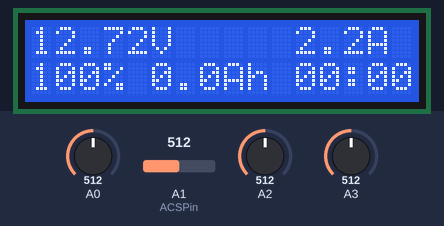
The sketch below on a simulated Arduino Uno, built with avr-gcc and run on an emulated ATmega328P. Shown: 16×2 character LCD. Inputs (shaded band) come from the test bench; at power-on: A0 = 512, A1 (ACSPin) = 512, A2 = 512, A3 = 512. The local clock reads 2024-03-15 10:24:30 at power-on unless the sketch sets it; what the sketch prints to the serial monitor is not drawn.

Above: at 5.3 s.
5.4 s: A0 set to 418
At 5.78 s:
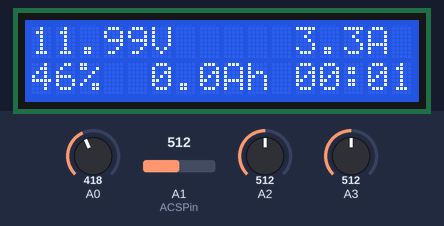
7.1 s: A0 set to 396
At 7.51 s:
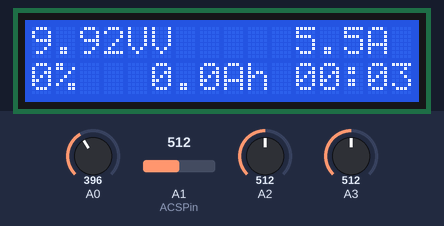
9.7 s: A1 (ACSPin) set to 716
At 10.15 s:
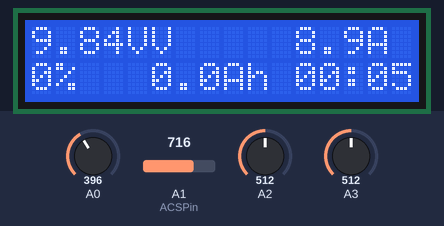
11.5 s: A1 (ACSPin) set to 992
At 11.91 s:
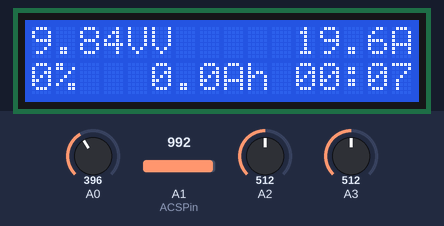
13.2 s: A0 set to 110
At 13.67 s:
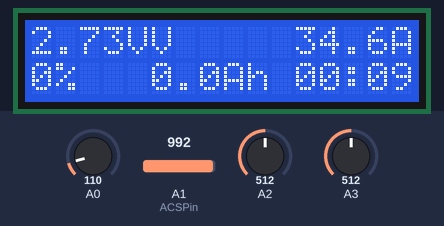
15.0 s: A0 set to 93
At 15.44 s:
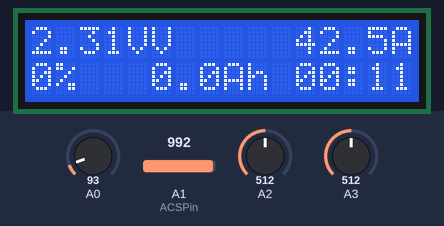
Timing chart, 0 to 17.8 s (numbered marks = the images above; inputs shaded):
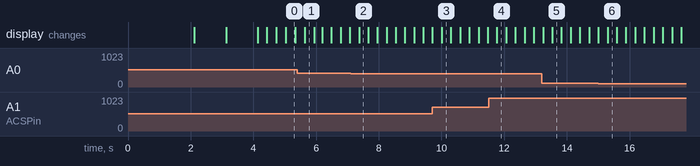

Measured:
- the behaviour switches between 403 and 402 on A0 (found by bisection; images 1 and 2)
- after the input at 7.1 s, the display: changes after 0.27 s (image 2)

The sketch:

PowerBank_Mini.ino
```cpp
// LCD Related includes
#include <Wire.h>
#include <LiquidCrystal_I2C.h>

// Time Related includes
#include <Time.h>
#include <DS1302RTC.h>

float VIn = 5.0;
const float InteralARefCalibration = 1.007;

// set the LCD address to 0x27(or 0x3F. Use I2C_Scanner for sure) for a 16 chars and 2 line display
LiquidCrystal_I2C lcd(0x3F,16,2);

// Init the DS1302
// Set pins:  CE, IO,CLK
DS1302RTC RTC(2, 1, 0);

// Current sensor
// ACS712-30A
const float ACInVoltage = VIn;
const float ACSoffset = (ACInVoltage / 2.0) * 1000;
const float ACSmVperAmp = 66; // use 100 for 20A Module and 66 for 30A Module

// Lead Acid battery voltage to state of charge
const float BatteryChargeVoltage [11] = {
    12.7,
    12.5,
    12.42,
    12.32,
    12.2,
    12.06,
    11.90,
    11.75,
    11.58,
    11.31,
    10.5
  };


float totalAmph = 0;
unsigned long lastTickTime = 0;
float smoothedCurrent = 0;

void setup()
{
  // Initialize the lcd
  lcd.init();
  lcd.backlight();

  // And say greeting
  lcd.print("MrHwang's");
  lcd.setCursor(0, 1);
  lcd.print("Power Bank!");
  delay(2000);
  lcd.clear();

  lcd.setCursor(0, 0);
  if (RTC.haltRTC())
    lcd.print("Clock stopped!");
  else
    lcd.print("Clock working.");

  // Check write-protection
  lcd.setCursor(0,1);
  if (RTC.writeEN())
    lcd.print("Write allowed.");
  else
    lcd.print("Write protected.");

  delay(1000);
  lcd.clear();

  lcd.setCursor(0, 0);
  lcd.print("RTC Sync");
  setSyncProvider(RTC.get); // the function to get the time from the RTC
  if(timeStatus() == timeSet)
    lcd.print(" Ok!");
  else
    lcd.print(" FAIL!");

  delay(1000);
  lcd.clear();

  Serial.begin(9600);

  time_t initTime = 0;
  setTime(initTime);

  lastTickTime = millis();
}

void loop()
{
  float voltage = GetVoltage(100);
  delay(10);
  float current = GetCurrentValue(100);
  smoothedCurrent = smoothedCurrent + ((current - smoothedCurrent) * 0.1);
  current = smoothedCurrent;

  float stateOfCharge = 0;
  for (int i = 0; i < 11; ++i)
  {
    if (voltage > BatteryChargeVoltage[i])
    {
      if (i == 0) stateOfCharge = 100;
      else stateOfCharge = 100 - (i * 10.0) + 10.0 * (voltage - BatteryChargeVoltage[i]) / (BatteryChargeVoltage[i - 1] - BatteryChargeVoltage[i]);
      break;
    }
  }

  unsigned long nowTickTime = millis();
  unsigned long dt = nowTickTime - lastTickTime;
  totalAmph += current * dt / 1000.0 / 60.0 / 60.0;

  lastTickTime = nowTickTime;

  // LCD Voltage
  lcd.setCursor(0, 0);
  lcd.print(voltage, 2);
  lcd.print("V");

  // LCD State of Charge (voltage %)
  lcd.setCursor(0, 1);
  lcd.print(stateOfCharge, 0);
  lcd.print("%    ");

  // LCD Current
  lcd.setCursor(current < 0 ? 10 : 11, 0);
  lcd.print(current,  current < 1 ? 2 : 1);
  lcd.print("A  ");

  // LCD Amp-Hour
  lcd.setCursor(5, 1);
  lcd.print(totalAmph, 1);
  lcd.print("Ah  ");

  // LCD time
  lcd.setCursor(11, 1);
  print2digits(minute() + (hour() * 60));
  lcd.print(":");
  print2digits(second());

  ///* Pin Check
  analogReference(INTERNAL);
  Serial.print("Analogue Raw: ");
  Serial.print(analogRead(0));
  Serial.print(", ");
  Serial.print(analogRead(1));
  Serial.print(", ");
  Serial.print(analogRead(2));
  Serial.print(", ");
  Serial.println(analogRead(3));
  analogReference(DEFAULT);
  //*/

  // Serial output for debugging
  //Serial.println(voltage, 2);
}

float GetVoltage(int sampleCount)
{
  const float Resister1 = 979;    // ohm
  const float Resister2 = 21480;  // ohm

  float averageVoltage = 0;

  analogReference(INTERNAL);

  for (int i = 0; i < sampleCount; ++i)
  {
    int val = analogRead(0);
    float inVoltage = val / 1023.0 * 1.1 * InteralARefCalibration;
    float dividerVoltage = inVoltage / Resister1 * (Resister1 + Resister2);
    averageVoltage += dividerVoltage;
    delay(1);
  }

  //Serial.print("Voltage V: ");
  //Serial.print(analogRead(0) / 1024.0 * 1.1, 3);
  //Serial.print(" V2: ");
  //Serial.println(analogRead(0) / 1024.0 * 1.1 / Resister1 * (Resister1 + Resister2), 3);

  analogReference(DEFAULT);

  return averageVoltage / sampleCount;
}

float GetCurrentValue(int sampleCount)
{
    const int ACSPin = A1;
    const float Resister1 = 216.7;    // ohm
    const float Resister2 = 981;  // ohm
    const float AmpOffset = 0.55;

    float averageAmps = 0;

    analogReference(INTERNAL);

    for (int i = 0; i < sampleCount; ++i)
    {
      int val = analogRead(ACSPin);
      float inVoltage = val / 1023.0 * 1.1 * InteralARefCalibration;
      float dividerVoltage = inVoltage / Resister1 * (Resister1 + Resister2);
      float voltage = dividerVoltage * 1000; // mV
      float amps = ((voltage - ACSoffset) / ACSmVperAmp);
      averageAmps += amps;
      delay(1);
    }

    Serial.print("Current V: ");
    Serial.print(analogRead(ACSPin) / 1023.0 * 1.1 * InteralARefCalibration, 3);
    Serial.print(" Raw: ");
    Serial.println(analogRead(ACSPin), 1);

    analogReference(DEFAULT);

    return averageAmps / sampleCount - AmpOffset;
}

void print2digits(int number)
{
  // Output leading zero
  if (number >= 0 && number < 10)
  {
    lcd.write('0');
  }
  lcd.print(number);
}
```
